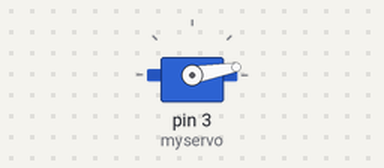
The sketch below on a simulated Arduino Uno, built with avr-gcc and run on an emulated ATmega328P. Shown: servo.

Above: at 0.1 s.
At 14.0 s:
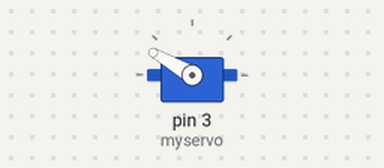
At 25.3 s:
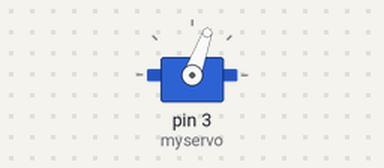
At 36.0 s:
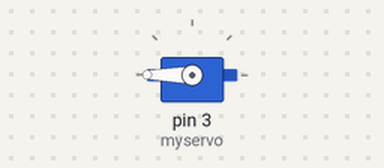
Timing chart, 0 to 40.0 s (numbered marks = the images above):
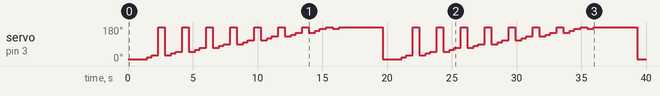

The sketch:

servo_como_20_y_mitad.ino
```cpp
#include <Servo.h>
Servo myservo;
void setup(){
  myservo.attach(3);
}
void loop(){
  myservo.write(10);
  //para que vaya a 10 grados y como es la primera vez que se mueve pues es donde empieza
  delay(1000);
  int y=90;
  for(int i=10,  j=180; i<=180; i+=20 ){


    myservo.write(i);
    delay(500);
    myservo.write(i+10);
    delay(350);
    myservo.write(i+20);
    delay(500);
    myservo.write(j);
    delay(500);
    //myservo.write(y);
    //delay(500);
  }
  delay(2000);
  //para que espere
}
```

Measured:
- by itself, servo on pin 3 (myservo): 10° → 20° at 1.5 s, → 30° 0.35 s later, → 180° 0.50 s later, → 30° 0.50 s later, … (68 changes in this stretch)
